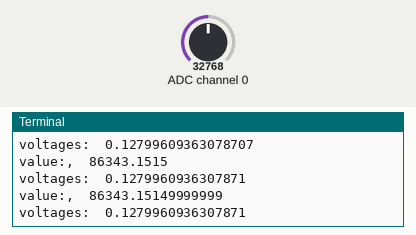
Bench run of a program on a simulated Raspberry Pi (BCM pin numbers). Shown: the last lines printed to the terminal. Inputs (shaded band) come from the test bench; at power-on: ADC channel 0 = 32768 (analog values on the 0–65535 scale).

Above: at 1.2 s.
1.3 s: ADC channel 0 set to 45874
At 1.46 s:
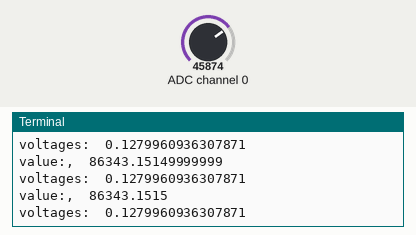
2.8 s: ADC channel 0 set to 57670
At 2.99 s:
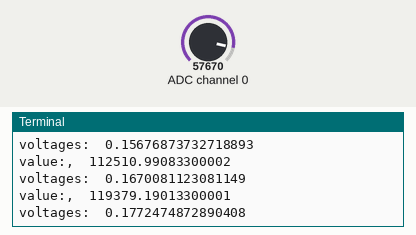
Timing chart, 0 to 5.8 s (numbered marks = the images above; inputs shaded):
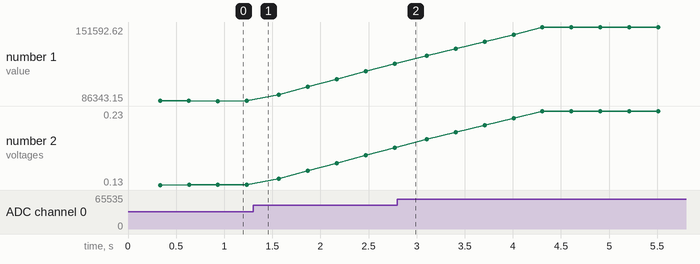

The program:

weight.py
```python
import adafruit_ads1x15.ads1015 as ADS
import board
import busio
from adafruit_ads1x15.analog_in import AnalogIn
import time
import numpy as np

i2c = busio.I2C(board.SCL, board.SDA)
ads = ADS.ADS1015(i2c)
ads.gain = 16
chan = AnalogIn(ads, ADS.P0, ADS.P1)
values = []
voltages = []

i = 0
while True:
    i += 1
    values.append(5.2405 * chan.value + 488.04)
    voltages.append(chan.voltage)
    if len(values) > 500:
        values.pop(0)
    if len(voltages) > 500:
        voltages.pop(0)

    if i == 100:
        i = 0
        print("value:, ", np.mean(values))
        print("voltages: ", np.mean(voltages))
```

Measured:
- plotted number 1: 86343.15 → 119379.19 after the input at 1.3 s, 119379.19 → 151592.62 after the input at 2.8 s
- plotted number 2: 0.13 → 0.18 after the input at 1.3 s, 0.18 → 0.23 after the input at 2.8 s
